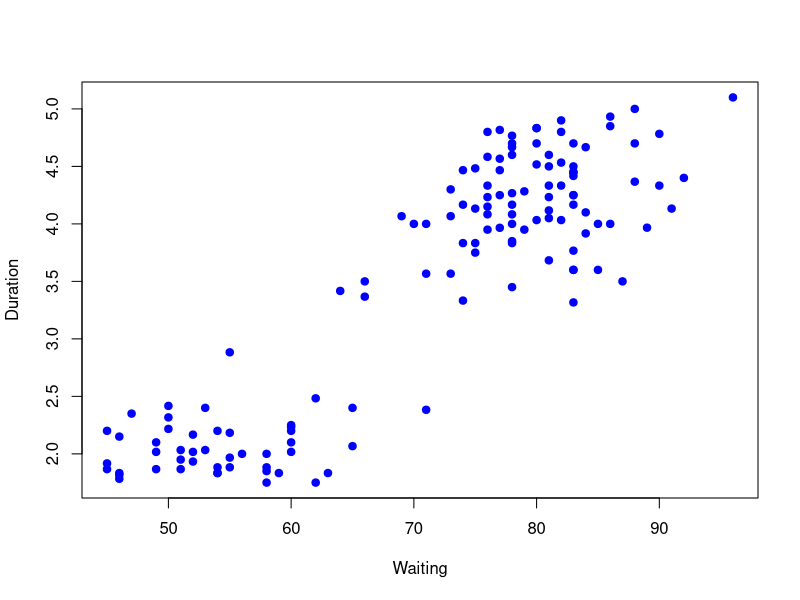
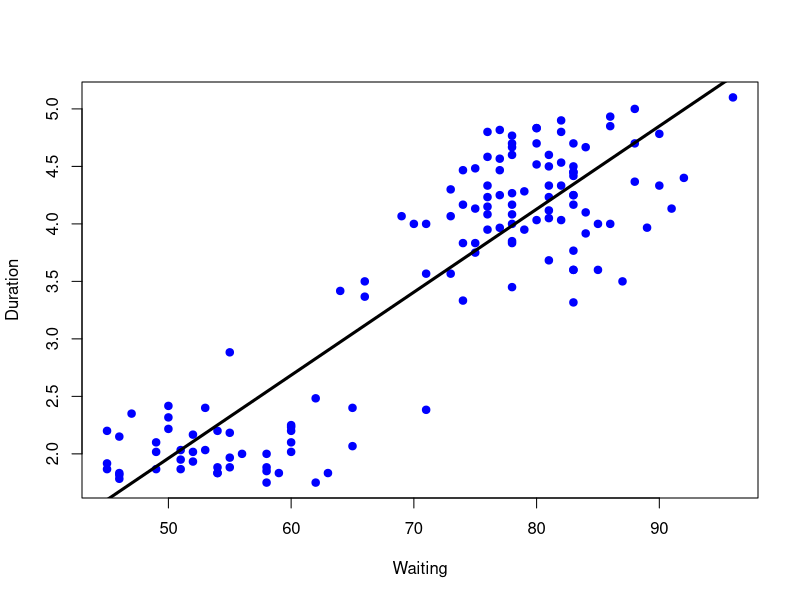
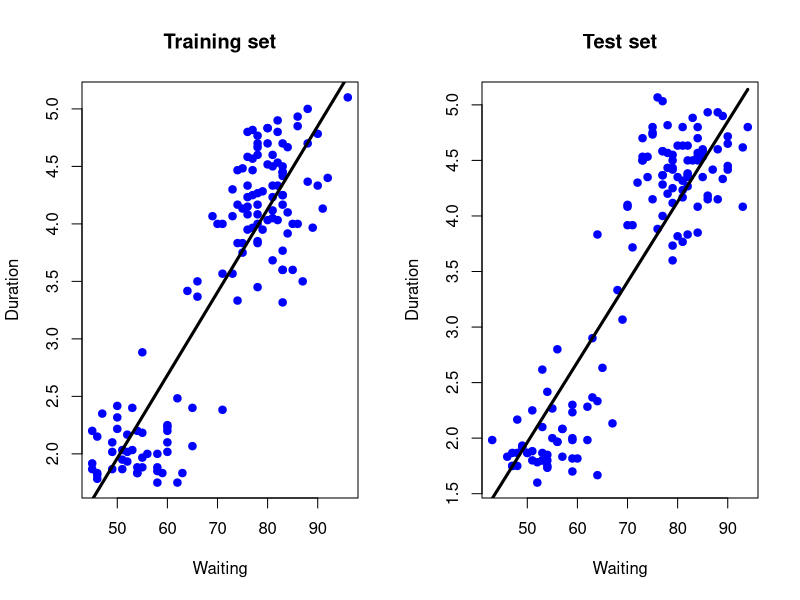
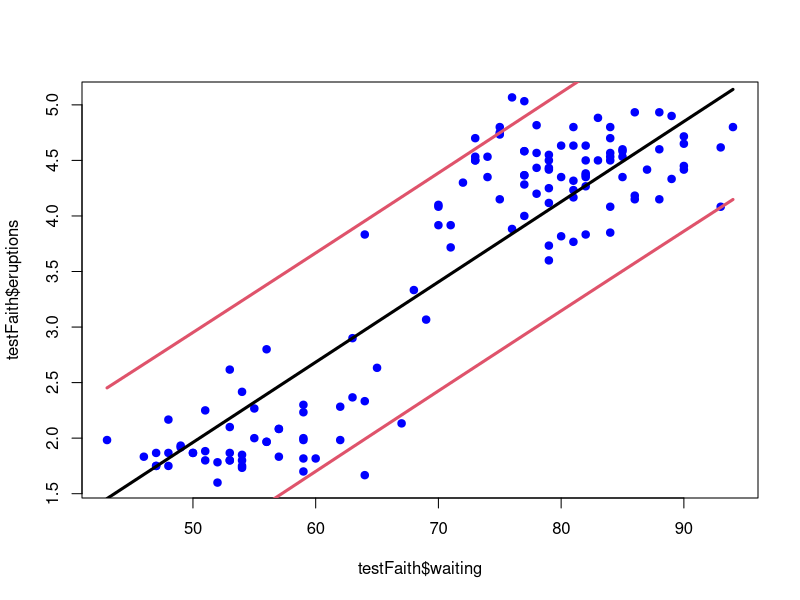

Reproduce these figures in R, in order.
#' ---
#' title: 'Practical Machine Learning Week 2 : The caret package lecture 2.8 - Predicting with regression'
#' author: Jeff Leek, notes by Bruno Fischer Colonimos
#' date: "`r format(Sys.Date(), '%d %B %Y')`"
#' output:
#'         pdf_document:
#'             toc: yes
#'             toc_depth: 3
#'             number_sections: yes
#'         urlcolor : blue
#'         fontsize: 11pt
#'         geometry: top=.9in, left=1in, right=1in, bottom = 1in, footskip = 0.3in
#'
#'         html_document:
#'             theme: readable
#'             toc: yes
#'             number_sections: yes
#' ---

#' -----------------------------------------
#'
#' Key ideas
#' =========
#'

#' * Fit a simple regression model
#' * Plug in new covariates and multiply by the coefficients
#' * Useful when the linear model is (nearly) correct
#'
#' Pros:
#'
#' * Easy to implement
#' * Easy to interpret
#'
#' Cons:
#'
#' * Often poor performance in nonlinear settings
#'
#'
#' Example: Old faithful eruptions
#' --------------------------------
#'

#+ libs, echo = False
library(caret)

#+ data,
data(faithful)
set.seed(333)
inTrain <- createDataPartition(y=faithful$waiting,
                               p=0.5, list=FALSE)
trainFaith <- faithful[inTrain,]; testFaith <- faithful[-inTrain,]
head(trainFaith)


#'
#' Eruption duration versus waiting time
#' ======================================
#'

plot(trainFaith$waiting,trainFaith$eruptions,pch=19,
     col="blue",xlab="Waiting",ylab="Duration")


#' Fit a linear model
#' $$ED_i = b_0 + b_1 WT_i + e_i$$

lm1 <- lm(eruptions ~ waiting,data=trainFaith)
summary(lm1)


#'
#' Model fit
#' =========
#'

plot(trainFaith$waiting,trainFaith$eruptions,
     pch=19,col="blue",xlab="Waiting",ylab="Duration")
lines(trainFaith$waiting,lm1$fitted,lwd=3)


#' Predict a new value
#' ===================

#' $$\hat{ED} = \hat{b}_0 + \hat{b}_1 WT$$

coef(lm1)[1] + coef(lm1)[2]*80

# or, using the lm object
newdata <- data.frame(waiting=80)
predict(lm1,newdata)


#'
#' Plot predictions - training and test
#' ====================================
#'

par(mfrow=c(1,2)) # make 2 plots

plot(trainFaith$waiting,trainFaith$eruptions,
     pch=19,col="blue", main = "Training set", xlab="Waiting",ylab="Duration")
lines(trainFaith$waiting, predict(lm1), lwd=3)

plot(testFaith$waiting,testFaith$eruptions,
     pch=19,col="blue", main = "Test set", xlab="Waiting",ylab="Duration")
lines(testFaith$waiting,predict(lm1, newdata=testFaith), lwd=3)

par(mfrow=c(1,1))


#'
#' Get training set/test set errors
#' ==================================
#'

# Calculate RMSE on training
sqrt(sum((lm1$fitted-trainFaith$eruptions)^2))

# Calculate RMSE on test
sqrt(sum((predict(lm1,newdata=testFaith)-testFaith$eruptions)^2))


#'
#' Prediction intervals
#' =====================
#'

pred1 <- predict(lm1,newdata=testFaith,interval="prediction")
ord <- order(testFaith$waiting)
plot(testFaith$waiting, testFaith$eruptions, pch=19, col="blue")
matlines(testFaith$waiting[ord], pred1[ord,], type="l", ,col=c(1,2,2),lty = c(1,1,1), lwd=3)



#'
#' Same process with caret
#' =======================
#'

modFit <- train(eruptions ~ waiting, data=trainFaith, method = "lm")
summary(modFit$finalModel)

#'
#' Notes and further reading
#' -------------------------
#'

#' Regression models with multiple covariates can be included
#' Often useful in combination with other models

#'
#' Books:
#'
#' * [Elements of statistical learning](http://www-stat.stanford.edu/~tibs/ElemStatLearn/)
#' * [Modern applied statistics with S](http://www.amazon.com/Modern-Applied-Statistics-W-N-Venables/dp/0387954570)
#' * [Introduction to statistical learning](http://www-bcf.usc.edu/~gareth/ISL/)
#'
